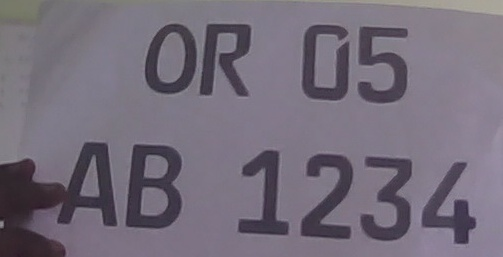
#> input picture plate_capture/captures/OR05AB1234.jpg, 503 x 257 px
$ python -i debug_plate.py   (imports and definitions only)
#> lines starting #> are read from the running program, lines starting #| are printed output that depends on the picture; after the words box and inside, x2 and y2 are one past the last pixel; in counts of white or black regions, pixels touching at a corner belong together
#> further down, picture is the input picture: shape (257, 503, 3); mean B, G, R 122, 108.8, 116.3
# debug_plate.py — Run this standalone to diagnose what the camera sees
# Usage: python debug_plate.py
# Press keys in the window:
#   s = save current frame to debug_frame.jpg
#   f = force OCR on full frame (bypass contour detection)
#   q = quit

import os, logging, sys

def get_app_base_dir() -> str:
    if getattr(sys, "frozen", False) and hasattr(sys, "_MEIPASS"):
        return sys._MEIPASS
    return os.path.dirname(os.path.abspath(__file__))

APP_DIR = get_app_base_dir()
RUN_DIR = os.path.dirname(os.path.abspath(sys.executable)) if getattr(sys, "frozen", False) else APP_DIR

os.environ["PADDLE_PDX_DISABLE_MODEL_SOURCE_CHECK"] = "True"
# [3 lines not run here, left out]

import cv2
import numpy as np
import re
import time
from paddleocr import PaddleOCR

import configparser
config = configparser.ConfigParser()
# [1 line not run here, left out]

# [1 line that did not run here, left out]
try:
    entry_camera_url = int(entry_camera_url)
except ValueError:
    pass

def create_ocr_engine():
    try:
        return PaddleOCR(use_textline_orientation=True, lang='en')
    except (TypeError, ValueError):
        return PaddleOCR(use_angle_cls=True, lang='en', show_log=False)

# [1 line not run here, left out]
# [1 line that did not run here, left out]
# [15 lines not run here, left out]


def run_ocr_full(img, label="", conf_thresh=0.2):
    """OCR the full image and print every result regardless of confidence."""
    result = ocr.ocr(img, cls=True)
    print(f"\n--- OCR [{label}] ---")
    if not result or result[0] is None:
        print("  (no result)")
        return [], []
    boxes_to_draw = []
    texts = []
    for line in result[0]:
        text = line[1][0].upper()
        conf = line[1][1]
        box  = line[0]
        print(f"  conf={conf:.2f}  text='{text}'")
        boxes_to_draw.append((box, text, conf))
        texts.append(text)
    return boxes_to_draw, texts


def draw_ocr_boxes(img, boxes):
    out = img.copy()
    for box, text, conf in boxes:
        pts = np.array(box, np.int32).reshape((-1, 1, 2))
        color = (0, 255, 0) if conf > 0.5 else (0, 165, 255) if conf > 0.3 else (0, 0, 255)
        cv2.polylines(out, [pts], True, color, 2)
        x, y = pts[0][0]
        cv2.putText(out, f"{text} {int(conf*100)}%", (x, max(y - 5, 20)),
                    cv2.FONT_HERSHEY_SIMPLEX, 0.6, color, 2)
    return out


def find_and_draw_contours(frame):
    """Show ALL contours + highlight plate-shaped ones."""
    gray  = cv2.cvtColor(frame, cv2.COLOR_BGR2GRAY)
    blur  = cv2.bilateralFilter(gray, 11, 17, 17)
    edged = cv2.Canny(blur, 30, 200)
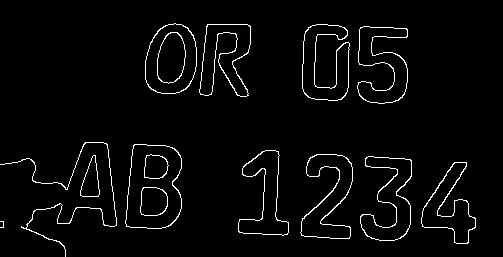
#> edged: shape (257, 503); 3.1% white in thin lines or dots, all inside (x1, y1, x2, y2) = (0, 23, 476, 257)

    cnts, _ = cv2.findContours(edged, cv2.RETR_EXTERNAL, cv2.CHAIN_APPROX_SIMPLE)
#> cnts = 12 contours, 1 with area under 20; largest, box (x1, y1, x2, y2) and area: (125, 144, 182, 229) 4030, (145, 23, 197, 94) 2924, (300, 154, 353, 239) 2235, (360, 156, 412, 241) 2155, (357, 26, 408, 104) 2106
    cnts    = sorted(cnts, key=cv2.contourArea, reverse=True)[:50]

    out = frame.copy()
    plate_crops = []

    for c in cnts:
        area = cv2.contourArea(c)
        if area < 500:   # skip tiny noise
            continue
        p    = cv2.arcLength(c, True)
        a    = cv2.approxPolyDP(c, 0.02 * p, True)
        x, y, w, h = cv2.boundingRect(a)
        aspect = w / max(h, 1)

        # Plate-like: 1.8 < aspect < 6, wide enough
        if 1.8 < aspect < 6.5 and w > 60 and h > 15:
            cv2.rectangle(out, (x, y), (x+w, y+h), (0, 255, 0), 2)
            cv2.putText(out, f"{w}x{h} a={aspect:.1f}", (x, max(y-4, 12)),
                        cv2.FONT_HERSHEY_SIMPLEX, 0.45, (0, 255, 0), 1)
            crop = frame[y:y+h, x:x+w]
            if h < 80:
                scale = 80 / h
                crop  = cv2.resize(crop, (int(w*scale), 80), interpolation=cv2.INTER_CUBIC)
            plate_crops.append((x, y, w, h, crop))
        else:
            # draw non-plate contours dimly so you can see what's being rejected
            cv2.rectangle(out, (x, y), (x+w, y+h), (40, 40, 120), 1)
#> this loop made 12 passes
#> (area, p, x, y, w, h, aspect) on passes 1 to 9: (4029.5, 265.8, 126, 144, 56, 83, 0.675), (2924, 208, 145, 24, 51, 69, 0.739), (2235, 357.1, 301, 154, 51, 85, 0.6), (2155, 369.8, 361, 156, 51, 83, 0.614), (2106, 385.5, 358, 27, 50, 74, 0.676), (2037.5, 379.1, 303, 25, 47, 75, 0.627), (2023.5, 394.2, 200, 24, 51, 72, 0.708), (1957, 310.4, 238, 150, 51, 86, 0.593), (1894.5, 311, 421, 162, 55, 82, 0.671)
#> area on passes 10 to 11: 481.5, 54
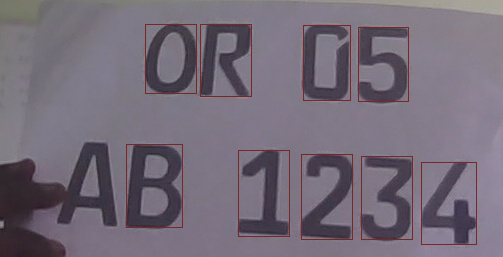
#> out: shape (257, 503, 3); 1.81% of pixels changed, all inside (x1, y1, x2, y2) = (126, 24, 477, 245)
#> after the loop, plate_crops = []

    print(f"[CONTOUR] Total kept: {len(cnts)}  Plate-shaped: {len(plate_crops)}")
#| [CONTOUR] Total kept: 12  Plate-shaped: 0
    for i, (x,y,w,h,_) in enumerate(plate_crops):
        print(f"  Region {i}: x={x} y={y} w={w} h={h} aspect={w/max(h,1):.2f}")
#> this loop made 0 passes

    return out, plate_crops, edged


frame_count = 0
last_ocr_time = 0
last_ocr_boxes = []

# [81 lines not run here, left out]

>>> import cv2
>>> picture = cv2.imread('captures/OR05AB1234.jpg')
>>> result = find_and_draw_contours(picture)
